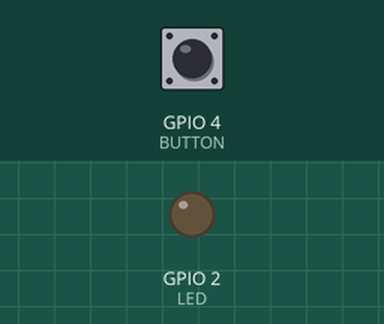
A sketch run on a simulated ESP8266 (NodeMCU). Shown: output pins drawn as LEDs (lit = HIGH). Inputs (shaded band) come from the test bench; at power-on: GPIO 4 (BUTTON) LOW. WiFi joins after 1.5 s; servers stay silent unless stated.

Above: at 0.1 s.
At 2.9 s:
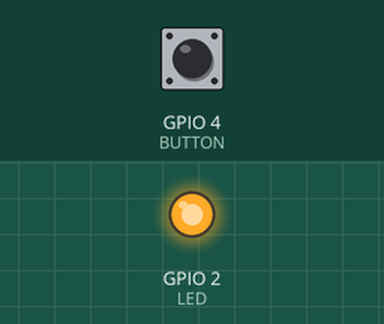
Timing chart, 0 to 4.4 s (numbered marks = the images above):
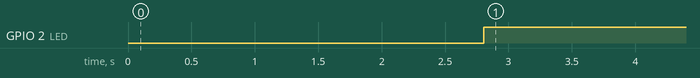

The sketch:

Otkryvalka_local_ESP8266_Standalone.ino
```cpp
// (licence header left out)
/* Comment this out to disable prints and save space */
#define BLYNK_PRINT Serial
#include <ESP8266WiFi.h>
#include <BlynkSimpleEsp8266.h>

// You should get Auth Token in the Blynk App.
// Go to the Project Settings (nut icon).
char auth[] = "Pgwp0VQRgM_lUN_ai-o3z9YW5c7cRCrK";

// Your WiFi credentials.
// Set password to "" for open networks.
const int BUTTON = 4;     // номер входа, подключенный к кнопке
const int LED =  2;      // номер выхода светодиода
int buttonState = 0;         // переменная для хранения состояния кнопки
char ssid[] = "OnePlus 8 Pro";
char pass[] = "fb85954e4b1b";
IPAddress ipown  (192,168,178,103);
BlynkTimer timer;
BlynkTimer timer2;
// This function tells Arduino what to do if there is a Widget
// which is requesting data for Virtual Pin (5)
BLYNK_WRITE(V8)
{
  // This command writes Arduino's uptime in seconds to Virtual Pin (5)
  Blynk.virtualWrite(V0, 1);
}
BLYNK_WRITE(V9)
{
  // This command writes Arduino's uptime in seconds to Virtual Pin (5)
  Blynk.virtualWrite(V0, 0);
}
void myTimerEvent()
{
  // You can send any value at any time.
  // Please don't send more that 10 values per second.
  Blynk.virtualWrite(V8, 0);
  Blynk.virtualWrite(V9, 0);
}
void myTimerEvent2()
{
  // You can send any value at any time.
  // Please don't send more that 10 values per second.

  // считываем значения с входа кнопки
  pinMode(BUTTON, INPUT);
  pinMode(LED, OUTPUT);
  buttonState = digitalRead(BUTTON);
  // проверяем нажата ли кнопка
  // если нажата, то buttonState будет HIGH:
  buttonState=!buttonState;
  digitalWrite(LED, buttonState);
  Blynk.virtualWrite(V10, buttonState);
 }


void setup()
{
  // Debug console
  // инициализируем пин, подключенный к светодиоду, как выход
  pinMode(LED, OUTPUT);
  // инициализируем пин, подключенный к кнопке, как вход
  pinMode(BUTTON, INPUT);

  Serial.begin(9600);

//#  Blynk.begin(auth, ssid, pass);
  Blynk.begin(auth, ssid, pass, ipown, 8080);
  timer.setInterval(3000L, myTimerEvent);
  timer2.setInterval(1000L, myTimerEvent2);
}

void loop()
{
  Blynk.run();
  timer.run(); // Initiates BlynkTimer
  timer2.run(); // Initiates BlynkTimer
}
```

Measured:
- by itself, GPIO 2 (LED): LOW → HIGH at 2.8 s
